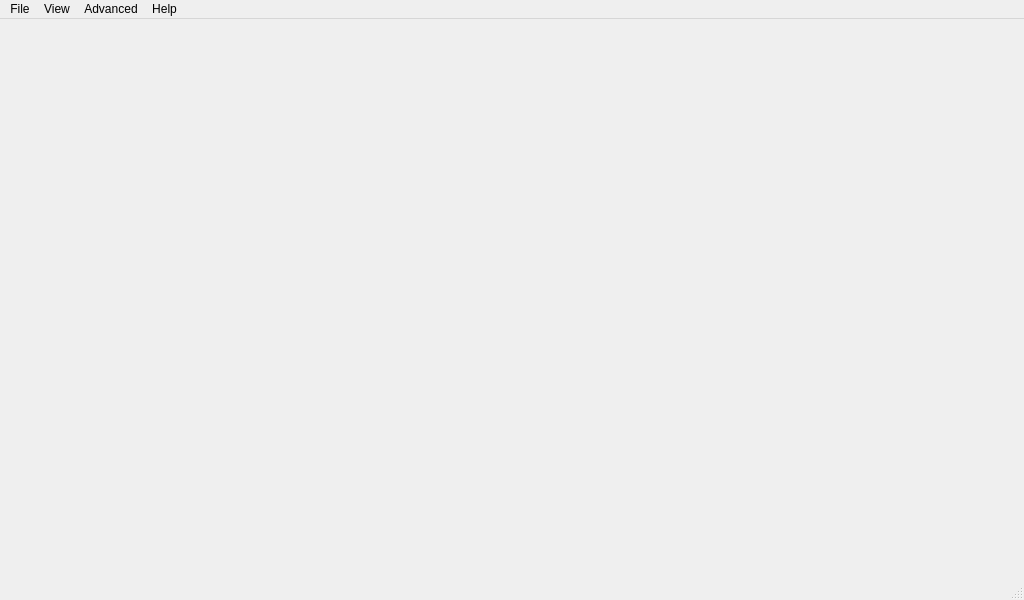
<?xml version="1.0" encoding="UTF-8"?>
<ui version="4.0">
 <class>MainWindow</class>
 <widget class="QMainWindow" name="MainWindow">
  <property name="geometry">
   <rect>
    <x>0</x>
    <y>0</y>
    <width>1024</width>
    <height>600</height>
   </rect>
  </property>
  <property name="minimumSize">
   <size>
    <width>640</width>
    <height>400</height>
   </size>
  </property>
  <property name="baseSize">
   <size>
    <width>1100</width>
    <height>800</height>
   </size>
  </property>
  <property name="mouseTracking">
   <bool>false</bool>
  </property>
  <property name="windowTitle">
   <string>MGMainWindow</string>
  </property>
  <property name="styleSheet">
   <string notr="true"/>
  </property>
  <widget class="QWidget" name="centralWidget">
   <property name="sizePolicy">
    <sizepolicy hsizetype="MinimumExpanding" vsizetype="MinimumExpanding">
     <horstretch>0</horstretch>
     <verstretch>0</verstretch>
    </sizepolicy>
   </property>
   <property name="minimumSize">
    <size>
     <width>200</width>
     <height>150</height>
    </size>
   </property>
  </widget>
  <widget class="QMenuBar" name="menuBar">
   <property name="geometry">
    <rect>
     <x>0</x>
     <y>0</y>
     <width>1024</width>
     <height>25</height>
    </rect>
   </property>
   <widget class="QMenu" name="menuMGround">
    <property name="title">
     <string>File</string>
    </property>
    <addaction name="separator"/>
    <addaction name="actionMuteAudioOutput"/>
    <addaction name="actionAdd_Link"/>
    <addaction name="actionSettings"/>
    <addaction name="separator"/>
    <addaction name="actionExit"/>
   </widget>
   <widget class="QMenu" name="menuHelp">
    <property name="title">
     <string>Help</string>
    </property>
    <addaction name="actionOnline_Documentation"/>
    <addaction name="actionProject_Roadmap"/>
    <addaction name="actionDeveloper_Credits"/>
   </widget>
   <widget class="QMenu" name="menuPerspectives">
    <property name="title">
     <string>View</string>
    </property>
    <addaction name="actionSetup"/>
    <addaction name="actionPlan"/>
    <addaction name="actionFlight"/>
    <addaction name="actionAnalyze"/>
    <addaction name="actionVideoView"/>
    <addaction name="separator"/>
    <addaction name="actionFullscreen"/>
    <addaction name="actionNormal"/>
    <addaction name="separator"/>
    <addaction name="actionStatusBar"/>
   </widget>
   <widget class="QMenu" name="menuAdvanced">
    <property name="title">
     <string>Advanced</string>
    </property>
    <widget class="QMenu" name="menuTools">
     <property name="title">
      <string>Tool Widgets</string>
     </property>
     <addaction name="separator"/>
    </widget>
    <addaction name="actionExperimentalPlanView"/>
    <addaction name="actionSimulationView"/>
    <addaction name="separator"/>
    <addaction name="separator"/>
    <addaction name="menuTools"/>
   </widget>
   <addaction name="menuMGround"/>
   <addaction name="menuPerspectives"/>
   <addaction name="menuAdvanced"/>
   <addaction name="menuHelp"/>
  </widget>
  <widget class="QStatusBar" name="statusBar"/>
  <action name="actionExit">
   <property name="text">
    <string>Exit</string>
   </property>
   <property name="shortcut">
    <string>Ctrl+Q</string>
   </property>
  </action>
  <action name="actionLiftoff">
   <property name="enabled">
    <bool>true</bool>
   </property>
   <property name="icon">
    <iconset resource="../../qgroundcontrol.qrc">
     <normaloff>:/res/Launch</normaloff>
     <normalon>:/res/Launch</normalon>:/res/Launch</iconset>
   </property>
   <property name="text">
    <string>Liftoff</string>
   </property>
  </action>
  <action name="actionLand">
   <property name="icon">
    <iconset resource="../../qgroundcontrol.qrc">
     <normaloff>:/res/Land</normaloff>:/res/Land</iconset>
   </property>
   <property name="text">
    <string>Land</string>
   </property>
  </action>
  <action name="actionEmergency_Land">
   <property name="icon">
    <iconset resource="../../qgroundcontrol.qrc">
     <normaloff>:/res/Kill</normaloff>:/res/Kill</iconset>
   </property>
   <property name="text">
    <string>Emergency Land</string>
   </property>
   <property name="shortcut">
    <string>Ctrl+L</string>
   </property>
  </action>
  <action name="actionEmergency_Kill">
   <property name="icon">
    <iconset resource="../../qgroundcontrol.qrc">
     <normaloff>:/res/Kill</normaloff>:/res/Kill</iconset>
   </property>
   <property name="text">
    <string>Kill UAS</string>
   </property>
   <property name="shortcut">
    <string>Ctrl+K</string>
   </property>
  </action>
  <action name="actionAdd_Link">
   <property name="text">
    <string>Manage Communication Links</string>
   </property>
  </action>
  <action name="actionOnline_Documentation">
   <property name="text">
    <string>Online Documentation</string>
   </property>
  </action>
  <action name="actionProject_Roadmap">
   <property name="text">
    <string>Project Roadmap</string>
   </property>
  </action>
  <action name="actionDeveloper_Credits">
   <property name="text">
    <string>Developer Credits</string>
   </property>
  </action>
  <action name="actionPlan">
   <property name="checkable">
    <bool>true</bool>
   </property>
   <property name="text">
    <string>Plan</string>
   </property>
  </action>
  <action name="actionAnalyze">
   <property name="checkable">
    <bool>true</bool>
   </property>
   <property name="text">
    <string>Analyze</string>
   </property>
  </action>
  <action name="actionFlight">
   <property name="checkable">
    <bool>true</bool>
   </property>
   <property name="text">
    <string>Fly</string>
   </property>
  </action>
  <action name="actionMuteAudioOutput">
   <property name="checkable">
    <bool>true</bool>
   </property>
   <property name="text">
    <string>Mute Audio Output</string>
   </property>
  </action>
  <action name="actionShutdownMAV">
   <property name="icon">
    <iconset resource="../../qgroundcontrol.qrc">
     <normaloff>:/res/Shutdown</normaloff>:/res/Shutdown</iconset>
   </property>
   <property name="text">
    <string>Shutdown MAV</string>
   </property>
   <property name="toolTip">
    <string>Shutdown the onboard computer - works not during flight</string>
   </property>
   <property name="statusTip">
    <string>Shutdown the onboard computer - works not during flight</string>
   </property>
  </action>
  <action name="actionSettings">
   <property name="text">
    <string>Settings</string>
   </property>
   <property name="toolTip">
    <string>Application settings</string>
   </property>
   <property name="menuRole">
    <enum>QAction::PreferencesRole</enum>
   </property>
  </action>
  <action name="actionFullscreen">
   <property name="checkable">
    <bool>true</bool>
   </property>
   <property name="checked">
    <bool>false</bool>
   </property>
   <property name="text">
    <string>Fullscreen</string>
   </property>
  </action>
  <action name="actionNormal">
   <property name="checkable">
    <bool>true</bool>
   </property>
   <property name="checked">
    <bool>false</bool>
   </property>
   <property name="text">
    <string>Normal</string>
   </property>
   <property name="shortcut">
    <string>Esc</string>
   </property>
  </action>
  <action name="actionSetup">
   <property name="checkable">
    <bool>true</bool>
   </property>
   <property name="text">
    <string>Setup</string>
   </property>
   <property name="toolTip">
    <string>Setup of the vehicle</string>
   </property>
   <property name="menuRole">
    <enum>QAction::NoRole</enum>
   </property>
  </action>
  <action name="actionAdvanced_Mode">
   <property name="checkable">
    <bool>true</bool>
   </property>
   <property name="text">
    <string>Advanced Mode</string>
   </property>
  </action>
  <action name="actionSimulationView">
   <property name="checkable">
    <bool>true</bool>
   </property>
   <property name="text">
    <string>HIL Simulation</string>
   </property>
  </action>
  <action name="actionStatusBar">
   <property name="checkable">
    <bool>true</bool>
   </property>
   <property name="text">
    <string>Status Bar</string>
   </property>
  </action>
  <action name="actionExperimentalPlanView">
   <property name="text">
    <string>Experimental Plan View</string>
   </property>
  </action>
  <action name="actionVideoView">
   <property name="text">
    <string>Video</string>
   </property>
  </action>
 </widget>
 <layoutdefault spacing="6" margin="11"/>
 <resources>
  <include location="../../qgroundcontrol.qrc"/>
 </resources>
 <connections>
  <connection>
   <sender>actionExit</sender>
   <signal>triggered()</signal>
   <receiver>MainWindow</receiver>
   <slot>close()</slot>
   <hints>
    <hint type="sourcelabel">
     <x>-1</x>
     <y>-1</y>
    </hint>
    <hint type="destinationlabel">
     <x>299</x>
     <y>199</y>
    </hint>
   </hints>
  </connection>
  <connection>
   <sender>actionFullscreen</sender>
   <signal>triggered()</signal>
   <receiver>MainWindow</receiver>
   <slot>showFullScreen()</slot>
   <hints>
    <hint type="sourcelabel">
     <x>-1</x>
     <y>-1</y>
    </hint>
    <hint type="destinationlabel">
     <x>399</x>
     <y>249</y>
    </hint>
   </hints>
  </connection>
  <connection>
   <sender>actionNormal</sender>
   <signal>triggered()</signal>
   <receiver>MainWindow</receiver>
   <slot>showNormal()</slot>
   <hints>
    <hint type="sourcelabel">
     <x>-1</x>
     <y>-1</y>
    </hint>
    <hint type="destinationlabel">
     <x>399</x>
     <y>249</y>
    </hint>
   </hints>
  </connection>
 </connections>
</ui>
